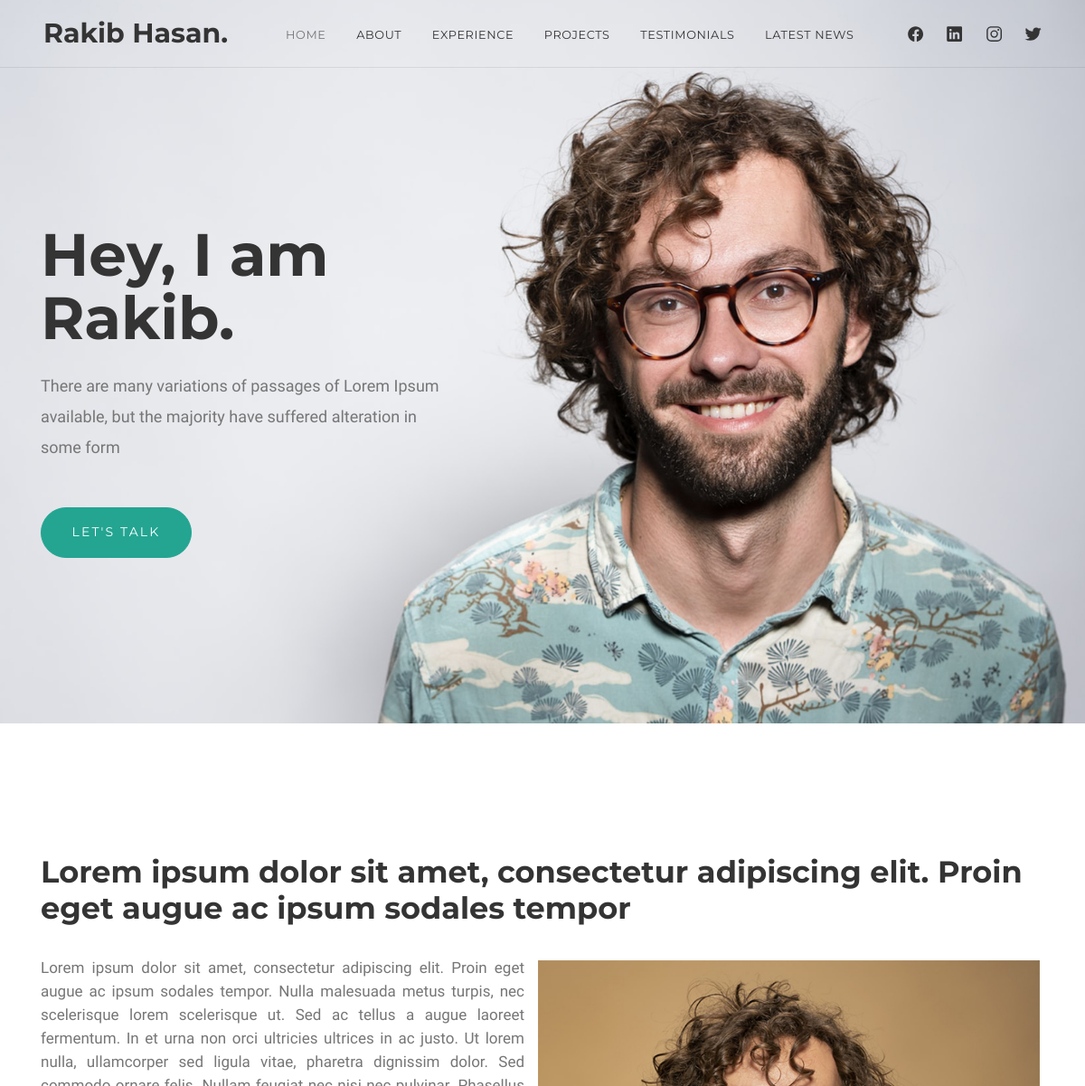
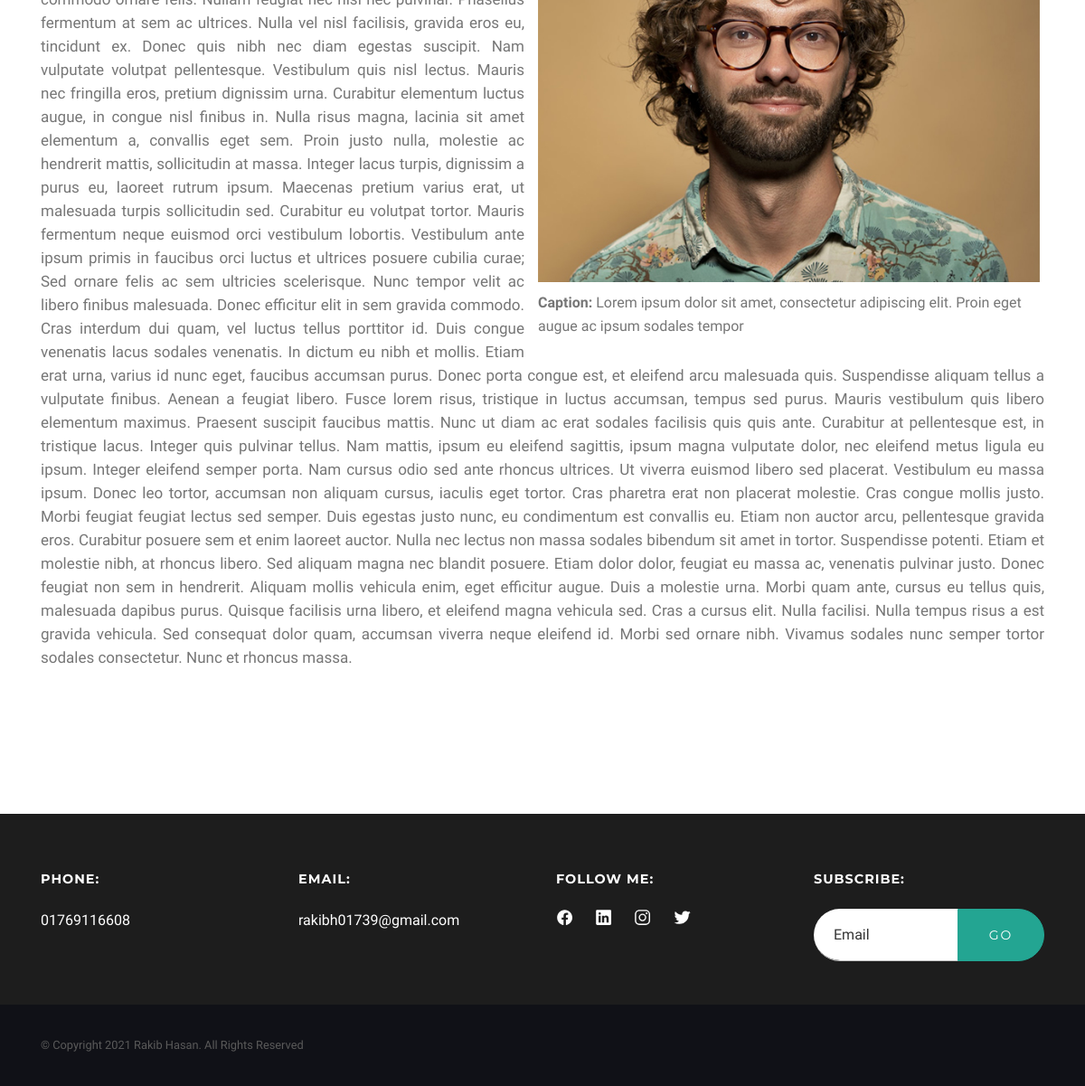
The page /news_details.php?id=14 on the database its author committed (2 pictures, top to bottom).
### tables this page shows
CREATE TABLE `general_settings` (
  `id` int(11) NOT NULL,
  `field_name` varchar(50) NOT NULL,
  `value` varchar(255) NOT NULL,
  `status` int(1) NOT NULL DEFAULT 1
);

CREATE TABLE `banner` (
  `id` int(11) NOT NULL,
  `intro` varchar(70) NOT NULL,
  `message` varchar(400) NOT NULL,
  `banner_photo` varchar(150) NOT NULL,
  `status` int(2) NOT NULL DEFAULT 1
);

CREATE TABLE `latest_news` (
  `id` int(11) NOT NULL,
  `title` varchar(200) NOT NULL,
  `news_photo` varchar(150) NOT NULL,
  `news_details` text NOT NULL,
  `date` datetime NOT NULL,
  `status` int(1) NOT NULL DEFAULT 1
);

### admin/inc/functions.inc.php (called while the page is built, shortened)
<?php
function db_connect()
{
    return $con = mysqli_connect("localhost", "root", "", "portfolio");
}
function select_all($table_name, $conditions = "")
{
    $select_query = mysqli_query(db_connect(), "SELECT * FROM $table_name $conditions");
    return $select_query;
}
function single_value($field_name)
{
    $single_value = mysqli_fetch_assoc(select_all("general_settings", "WHERE field_name='$field_name'"));
    return $single_value['value'];
}

### news_details.php (the view, shortened to what this page needs)
<?php
require_once "header.inc.php";
if (!array_key_exists("id", $_GET) || $_GET['id'] == '' || !is_numeric($_GET['id'])) {
?>
    <script>
        window.location.href = "index.php";
    </script>
<?php
} else {
    $id = $_GET['id'];
    $single_news = mysqli_fetch_assoc(select_all('latest_news', "WHERE status=1 and id=$id"));
}
?>
<section class="section">
    <div class="container">
        <h2 data-aos="fade-up"><?= ucfirst($single_news['title'])  ?></h2>
        <section class="mt-4">
            <div class="row">
                <div class="col-md-12 col-lg-12 mb-12 mb-md-12" data-aos="fade-up">
                    <div class="square">
                        <div>
                            <img class="news_photo" src="img/news/<?= $single_news['news_photo'] ?>" alt="" sizes="100" srcset="">
                            <p class="news_photo"> <b>Caption:</b> <?= ucfirst($single_news['title'] )?></p>
                        </div>
                        <p class="news_details"><?= $single_news['news_details'] ?>
                        </p>
                    </div>
                </div>
            </div>
        </section>
    </div>
</section>
<?php
require_once "footer.inc.php";
?>

### header.inc.php (shortened to what this page needs)
<?php
require_once "admin/inc/functions.inc.php";
?>
<!doctype html>
<html lang="en">
<head>
    <link rel="stylesheet" href="css/style.css">
</head>
<body>
    <nav id="scrollspy" class="navbar navbar-desctop">
        <div class="d-flex position-relative w-100">
            <a class="navbar-brand" href="index.php"><?= single_value("author") ?>.</a>
            <ul class="navbar-nav-desctop mr-auto d-none d-lg-block">
                <li><a class="nav-link" href="#home">Home</a></li>
                <li><a class="nav-link" href="#about">About</a></li>
                <li><a class="nav-link" href="#experience">Experience</a></li>
                <li><a class="nav-link" href="#projects">Projects</a></li>
                <li><a class="nav-link" href="#testimonials">Testimonials</a></li>
                <li><a class="nav-link" href="#news">Latest News</a></li>
            </ul>
            <ul class="social-icons mr-auto mr-lg-0 d-none d-sm-block">
                <?php
                foreach (select_all("social", "") as $social) :
                ?>
                    <li><a target="_blank" href="<?= $social['profile_link'] ?>">
                            <ion-icon name="<?= $social['icon'] ?>"></ion-icon>
                        </a></li>
                <?php endforeach ?>
            </ul>
        </div>
    </nav>
    <?php
    $banner = mysqli_fetch_assoc(select_all("banner", "WHERE status=1 ORDER BY banner.id DESC"));
    ?>
    <main id="home" class="masthead jarallax" style="background-image:url('img/banner/<?= $banner['banner_photo'] ?>');" role="main">
        <div class="opener">
            <div class="container">
                <div class="row">
                    <div class="col-md-6 col-lg-5">
                        <h1><?= $banner['intro'] ?></h1>
                        <p class="lead mt-4 mb-5"><?= $banner['message'] ?></p>
                        <button type="button" class="btn" data-toggle="modal" data-target="#send-request">Let's talk</button>
                    </div>
                </div>
            </div>
        </div>
    </main>

### footer.inc.php (shortened to what this page needs)
<footer>
  <div class="section bg-dark py-5 pb-0">
    <div class="container">
      <div class="row">
        <div class="col-md-6 col-lg-3">
          <h6 class="text-white mb-4">Phone:</h6>
          <p class="text-white mb-4"><?= single_value("mobile_number") ?></p>
        </div>
        <div class="col-md-6 col-lg-3">
          <h6 class="text-white mb-4">Email:</h6>
          <p class="text-white mb-4"><?= single_value("email") ?></p>
        </div>
        <div class="col-md-6 col-lg-3">
          <h6 class="text-white mb-4">Follow me:</h6>
          <ul class="social-icons">
            <?php
            foreach (select_all("social", "WHERE status=1 ") as $social) :
            ?>
              <li><a target="blank" href="<?= $social['profile_link'] ?>">
                  <ion-icon name="<?= $social['icon'] ?>"></ion-icon>
                </a></li>
            <?php endforeach ?>
          </ul>
        </div>
        <div class="col-md-6 col-lg-3">
          <h6 class="text-white mb-4">Subscribe:</h6>
          <form method="post" action="send_message.php">
            <div class="input-group">
              <input name="email" type="email" class="form-control" placeholder="Email">
              <div class="input-group-append">
                <button class="btn" name="subscribe" type="submit">Go</button>
              </div>
            </div>
          </form>
        </div>
      </div>
    </div>
  </div>
  <div class="footer-copy section-sm">
    <div class="container">© Copyright <?= date("Y") ?> <?= single_value("author") ?>. All Rights Reserved</div>
  </div>
</footer>
</body>
</html>

### css/style.css (style rules this page uses)
html { -webkit-font-smoothing: antialiased; }
body { font-family: "Work Sans", sans-serif; font-size: 1rem; line-height: 1.625em; color: #767676; }
h1, .h1 { position: relative; font-family: "Montserrat", sans-serif; font-size: 4.125rem; font-weight: 700; line-height: 1.05; color: #343434; }
h2, .h2 { position: relative; font-family: "Montserrat", sans-serif; font-weight: 700; font-size: 2.1rem; line-height: 1.2; color: #343434; margin: 2rem 0; }
h6, .h6 { font-family: "Montserrat", sans-serif; font-weight: 700; font-size: 0.9rem; letter-spacing: 1px; line-height: 1.2; color: #343434; margin: 1rem 0; text-transform: uppercase; }
p { margin-bottom: 1rem; }
ul { list-style: none; padding-left: 0; }
a { color: #23a592; -webkit-transition: color 0.3s ease-out; -o-transition: color 0.3s ease-out; transition: color 0.3s ease-out; }
.lead { line-height: 1.9; font-size: 1.125rem; }
.form-control, textarea.form-control { font-size: 1em; height: 3.625em; border-radius: 0; padding-left: 22px; color: #343434; background-color: transparent; border: 0; border-bottom: 1px solid #c3c3c3; -webkit-box-shadow: none; box-shadow: none; -webkit-appearance: none; -webkit-transition: all 0.15s; -o-transition: all 0.15s; transition: all 0.15s; }
.input-group .form-control { background-color: #fff; border-radius: 30px 0 0 30px; }
.btn { font-family: "Montserrat", sans-serif; position: relative; display: inline-block; border: 0.2em solid #23a592; border-radius: 30px; padding: 1.2em 2.4em 1.15em; font-size: 0.875em; color: #fff; white-space: nowrap; text-align: center; letter-spacing: 0.15em; text-transform: uppercase; text-decoration: none; background-color: #23a592; border-width: 1px; -webkit-transition: all 0.3s ease-out !important; transition: all 0.3s ease-out !important; }
ion-icon { color: #23a592; font-size: 3.8rem; --ionicon-stroke-width: 17px; }
.bg-dark { background: #1d1d1d !important; color: #86878a; }
.text-white { color: #fff !important; }
.navbar { position: absolute; z-index: 10; width: 100%; padding: 0 3rem; border-bottom: 1px solid rgba(52, 52, 52, 0.1); height: 4.7rem; }
.navbar { padding: 0 1.5rem; }
@media (min-width: 992px) { .navbar { padding: 0 3rem; } }
.navbar, .navbar a, .navbar a:hover, .navbar a:focus { color: #343434; }
.navbar-brand { float: left; font-family: "Montserrat", sans-serif; font-size: 1.875rem; font-weight: 700; color: #fff; margin-right: 4rem; padding: 0; line-height: 1; }
.navbar ul { margin-bottom: 0; }
.navbar-desctop .social-icons { margin: 0.38rem 0 0 -1.5rem; }
.social-icons { margin-left: -1.5rem; }
.social-icons li { float: left; margin-left: 1.5rem; }
.social-icons ion-icon { display: block; font-size: 1.2rem; color: #343434; transition: all 0.3s ease; }
.navbar-desctop:before { content: ""; position: absolute; top: 0; left: 0; width: 100%; height: 0; background: #fff; transition: all 0.3s ease; }
.navbar-nav-desctop { font-family: "Montserrat", sans-serif; font-size: 0.8rem; text-transform: uppercase; font-weight: 400; letter-spacing: 0.05em; margin-top: 0.3rem; }
.nav-link { padding: 0; }
.navbar-nav-desctop li a { color: #343434; transition: all 0.3s; }
.navbar-nav-desctop > li { position: relative; float: left; margin-right: 2.1rem; }
.navbar-nav-desctop > li > a { display: flex; align-items: center; }
.navbar-nav-desctop > li > .active, .navbar-nav-desctop > li:hover > a { color: #767676; }
.masthead { position: relative; min-height: 100vh; background-size: cover; display: flex; align-items: center; padding: 9rem 0 5rem 0; background-position: left top; background-size: cover; }
.opener { position: relative; z-index: 1; width: 100%; }
.section { position: relative; padding: 9rem 0; }
.section-sm { padding: 6rem 0; }
.section h2 { margin-top: 0; }
.jarallax { position: relative; z-index: 0; }
footer { color: #f5f5f5; }
footer a { color: #fff; }
footer ul { font-family: "Montserrat", sans-serif; text-transform: uppercase; font-size: 0.8rem; letter-spacing: 1px; }
footer ul li { margin-bottom: 0.5rem; }
footer .social-icons ion-icon { color: #fff; }
.footer-copy { padding: 2rem 0; background-color: #101117; font-size: 0.8rem; color: #5a5a5a; }
.news_photo { float: right; margin: 5px; width: 50%; margin-left: 15px; }
.news_details { text-align: justify; font-size: 17px; }

### rows shown on the page
general_settings: value "Rakib Hasan"
banner: intro "Hey, I am Rakib.", message "There are many variations of passages of Lorem Ipsum available, but the majority have suffered alteration in some form"
latest_news: title "Lorem ipsum dolor sit amet, consectetur adipiscing elit. Proin eget augue ac ipsum sodales tempor", news_photo (picture), news_details "Lorem ipsum dolor sit amet, consectetur adipiscing elit. Proin eget augue ac ipsum sodales tempor. Nulla malesuada metus turpis, nec scelerisque lorem scelerisque ut. Sed ac tellus a augue laoreet fermentum. In et urna non orci ultricies ultrices in ac justo. Ut lorem nulla, ullamcorper sed ligula vitae, pharetra dignissim dolor. Sed commodo ornare felis. Nullam feugiat nec nisi nec pulvinar. Phasellus fermentum at sem ac ultrices. Nulla vel nisl facilisis, gravida eros eu, tincidunt ex. Donec quis nibh nec diam egestas suscipit. Nam vulputate volutpat pellentesque. Vestibulum quis nisl lectus. Mauris nec fringilla eros, pretium dignissim urna. Curabitur elementum luctus augue, in congue…"
general_settings: value "01769116608"
general_settings: value "rakibh01739@gmail.com"
